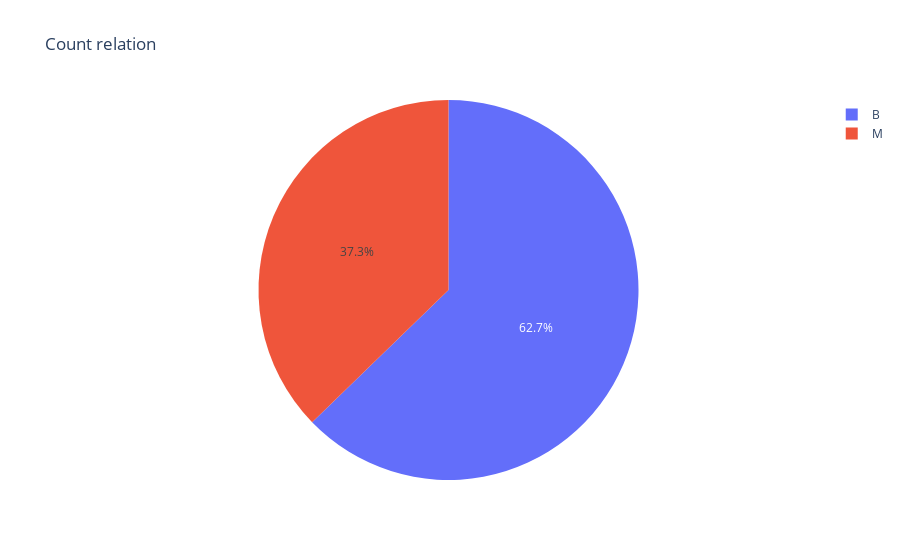

Notebook source saved alongside this figure:
### Code cell
fig = px.pie(df_count, values='Count', names='Diagnosis', title='Count relation')
fig.show()

### Figure 1 — Plotly figure (JSON) as saved in the notebook; plotly's stock layout.template omitted (floating-point values rounded to 4 significant figures)
{"data": [{"domain": {"x": [0, 1], "y": [0, 1]}, "hovertemplate": "Diagnosis=%{label}<br>Count=%{value}<extra></extra>", "labels": ["B", "M"], "legendgroup": "", "name": "", "showlegend": true, "type": "pie", "values": [357, 212]}], "layout": {"legend": {"tracegroupgap": 0}, "title": {"text": "Count relation"}}}
